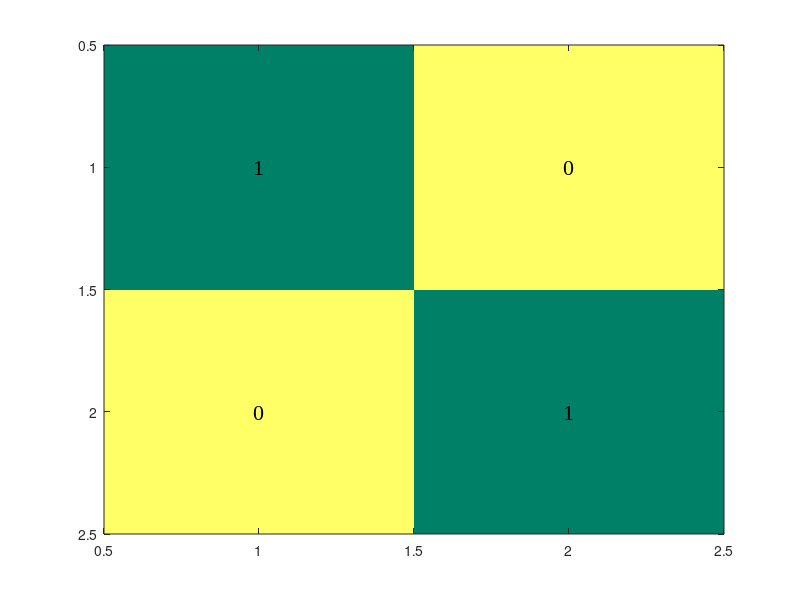

Reproduce this figure in MATLAB. (Note: this script raises an error after producing the figure.)
function PlotConfusionMatrix(conf_mat,classes_names)
%This function allows to compute and plot confusion matrix after
%Downloaded from https://www.mathworks.com/matlabcentral/fileexchange/48632-multiclass-svm-classifier/content/DSVM/confusion_matrix.m
%classification process
%Inputs:
%conf_mat: confusion matrix
%classes_names: cell array cotaining names of classes Example: {'AWA','S1','S2','SWS','Rem'}
%Outputs:
%Cmat: confusion matrix values

if (nargin == 0) %DEMO
    conf_mat = eye(2);
end

if (nargin <= 1)
    if isequal(size(conf_mat), [2 2]) %binary classification
        classes_names = {'CLASS','NOT CLASS'};
    end
    
    %otherwise, default error
end

conf_mat_prop = zeros(size(conf_mat));

L=size(conf_mat, 1);
for i=1:L
    conf_mat_prop(i,:)=conf_mat(i,:)./sum(conf_mat(i,:));
end

imagesc(conf_mat_prop);colormap(flipud(summer));caxis([0,1])
textstr=num2str(conf_mat(:),'%d');
textstr=strtrim(cellstr(textstr));
[x,y]=meshgrid(1:L);
hstrg=text(x(:),y(:),textstr(:),'HorizontalAlignment','center','FontSize',16,'FontName','Times New Roman');
midvalue=mean(get(gca,'Clim'));
textColors=repmat(conf_mat_prop(:)>midvalue,1,3);
set(hstrg,{'color'},num2cell(textColors,2));
set(gca,'XTick',1:L,'XTickLabel',classes_names,'YTick',1:L,'YTickLabel',classes_names,'TickLength',[0,0],'FontSize',13,'FontName','Times New Roman');
colorbar;
xlabel('Predicted');
ylabel('Actual');
set(gca,'XAxisLocation','top');
title('Confusion matrix');
end